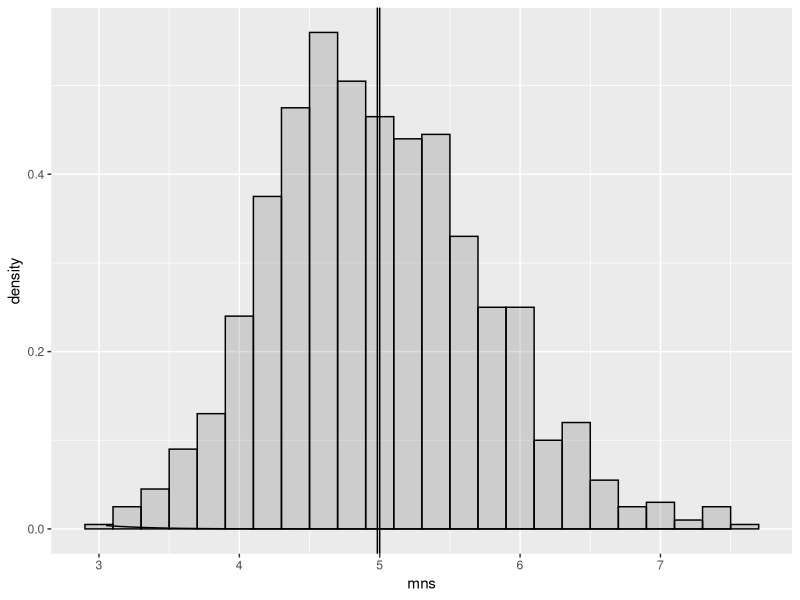
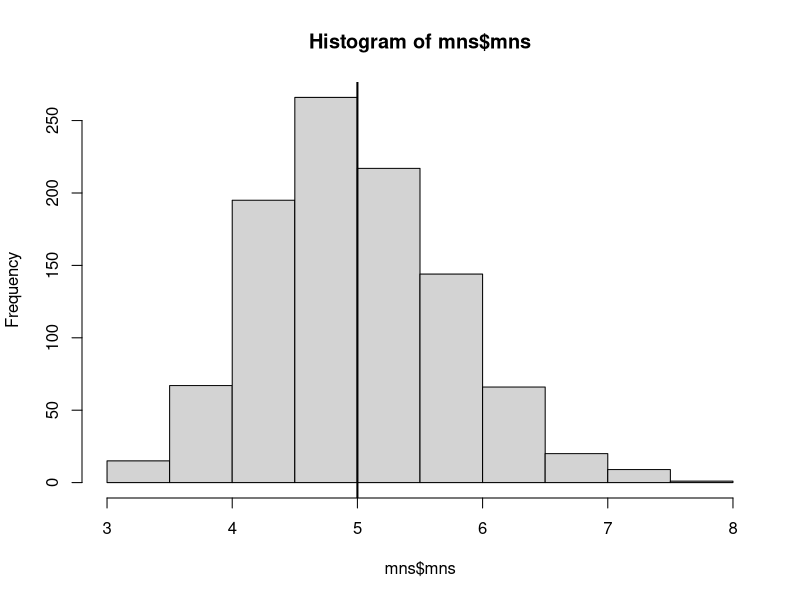
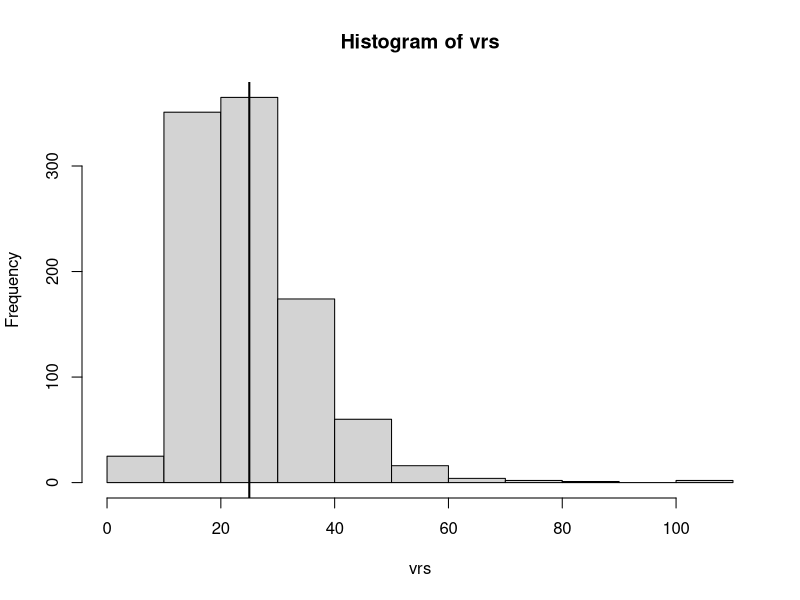
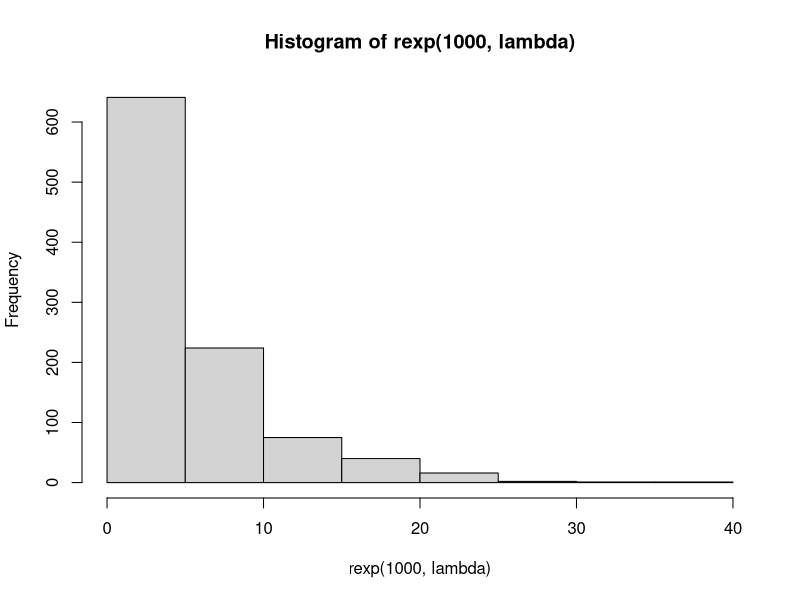
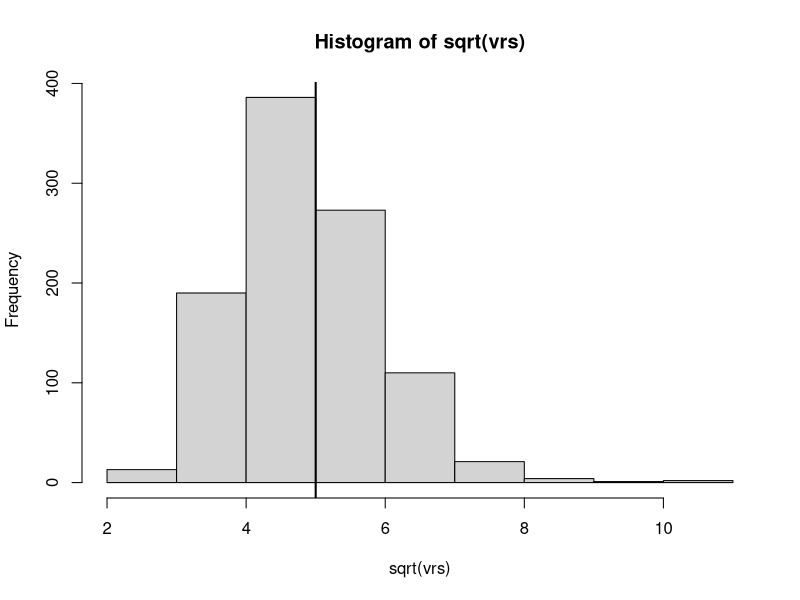
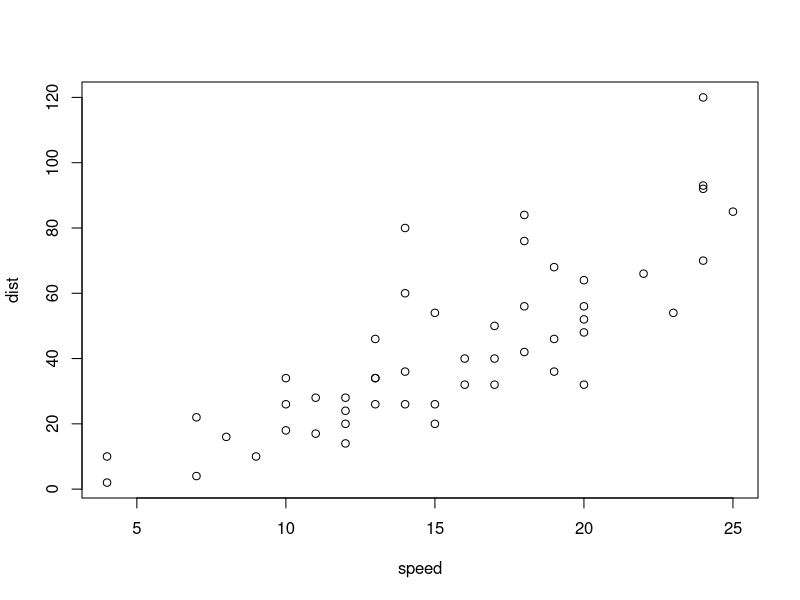

Generate these figures, in order, with R:
## ---- chunk 1
lambda <- .2
sampleSize <- 40
set.seed(7)
sample <- rexp(sampleSize, rate = lambda)
## ---- chunk 2
cat(head(sample, 3), sep = ", ")
## ---- chunk 3
library(ggplot2)
mns = NULL  #initialise variable for means
vrs = NULL
for (i in 1 : 1000) {
    expdist <- rexp(sampleSize, rate = lambda)
    mns = c(mns, mean(expdist))
    vrs = c(vrs, var(expdist))
}
avgAllMeans <- mean(mns)
mns <- data.frame(mns)
sdMean <- 1/(sqrt(40) * lambda)
g <- ggplot(data = mns, aes(x = mns)) + geom_histogram(alpha = .20, binwidth = .2, colour = "black", aes(y = ..density..))
g <- g + stat_function(fun = dnorm, arg = list(mean = 1/lambda, sd = sdMean))
g <- g + geom_vline(xintercept = 1/lambda)
g <- g + geom_vline(xintercept = avgAllMeans)
g


hist(mns$mns)
abline(v = 1/lambda, lwd = 2)
hist(vrs)
abline(v = 1/lambda^2, lwd = 2)
hist(rexp(1000, lambda))
hist(sqrt(vrs))
abline(v = 1/lambda, lwd = 2)
## ---- chunk 4
summary(cars)
## ---- chunk 5
plot(cars)
